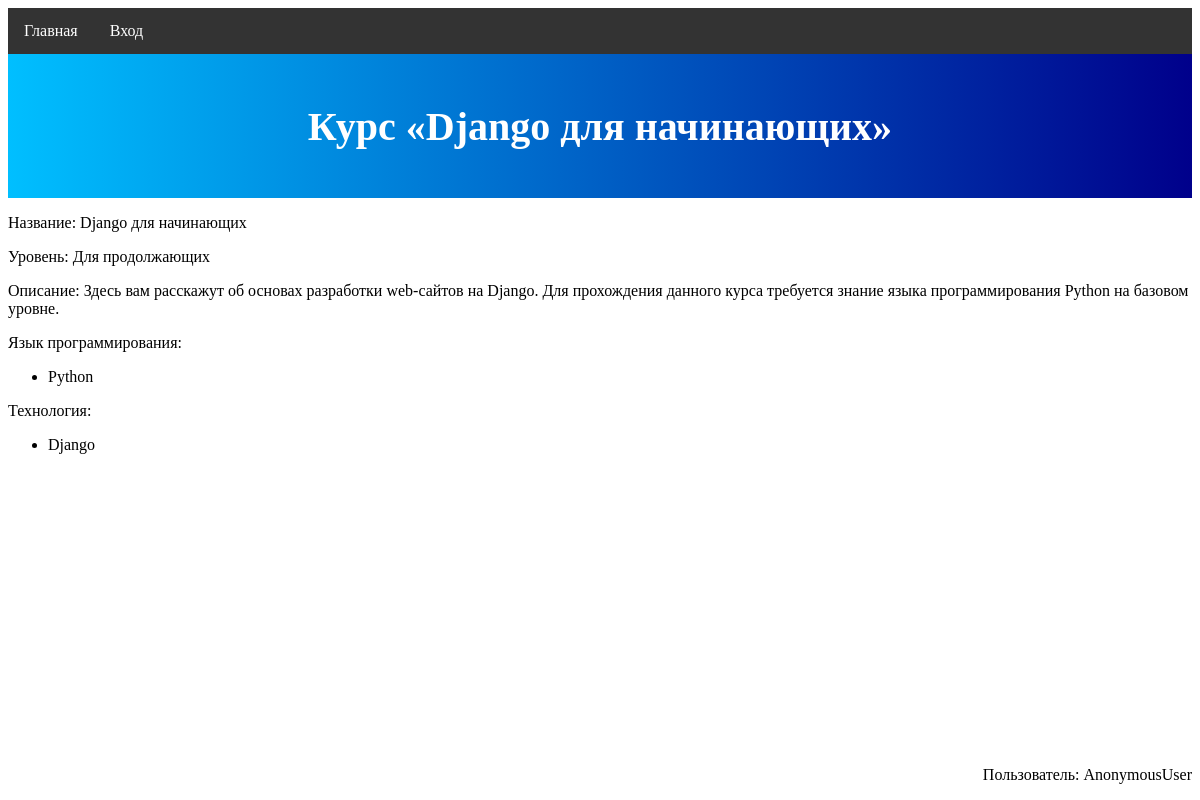
/course/3, run on the app's committed database.
### mainapp/models.py (models this page shows)
class Course(models.Model):
    programming_languages = models.ManyToManyField(ProgrammingLanguage)
    technologies = models.ManyToManyField(Technology, blank=True)
    course_category = models.ForeignKey(CourseCategory,
                                        on_delete=models.CASCADE,
                                        default=1)
    name = models.CharField(max_length=64)
    desc = models.TextField(blank=True)
    image = models.ImageField(upload_to='img',
                              default=os.path.join('img', 'default.jpg'))
    def __str__(self):
        return self.name
    class Meta:
        verbose_name = 'Курс'
        verbose_name_plural = 'Курсы'

class CourseCategory(models.Model):
    name = models.CharField(max_length=32)
    desc = models.TextField(blank=True)
    image = models.ImageField(upload_to='img',
                              default=os.path.join('img', 'default.jpg'))
    def __str__(self):
        return self.name
    class Meta:
        verbose_name = 'Категория курсов'
        verbose_name_plural = 'Категории курсов'

class ProgrammingLanguage(models.Model):
    name = models.CharField(max_length=64)
    desc = models.TextField(blank=True)
    def __str__(self):
        return self.name
    class Meta:
        verbose_name = 'Язык программирования'
        verbose_name_plural = 'Языки программирования'

class Technology(models.Model):
    programming_languages = models.ManyToManyField(ProgrammingLanguage)
    name = models.CharField(max_length=64)
    desc = models.TextField(blank=True)
    def __str__(self):
        return self.name
    class Meta:
        verbose_name = 'Технология (Фреймворк)'
        verbose_name_plural = 'Технологии (Фреймворки)'

### mainapp/views.py (the view)
# urls.py: path('course/<int:pk>', views.course_page, name='course_page'),
def course_page(request, pk):
    course = Course.objects.get(pk=pk)
    name = f'курс «{course}»'
    context = {
        'page_title': name,
        'course': course,
        'top_block_text': name
    }
    return render(request, template_name='mainapp/course_page.html', context=context)

### mainapp/templates/mainapp/course_page.html
{% extends 'mainapp/base.html' %}
{% block content %}
    <p>Название: {{ course.name }}</p>
    <p>Уровень: {{ course.course_category }}</p>
    <p>Описание: {{ course.desc }}.</p>
    {% if course.programming_languages.all|length > 1 %}
        <p>Языки программирования:</p>
    {% else %}
        <p>Язык программирования:</p>
    {% endif %}
    <ul>
        {% for lang in course.programming_languages.all %}
            <li>{{ lang }}</li>
        {% endfor %}
    </ul>
    {% if course.technologies.all|length != 0 %}
        {% if course.technologies.all|length == 1 %}
            <p>Технология:</p>
        {% else %}
            <p>Технологии:</p>
        {% endif %}
        <ul>
            {% for technology in course.technologies.all %}
                <li>{{ technology }}</li>
            {% endfor %}
        </ul>
    {% endif %}
{% endblock %}

### data on the page
Course: name "Django для начинающих", course_category "Для продолжающих", desc "Здесь вам расскажут об основах разработки web-сайтов на Django. Для прохождения данного курса требуется знание языка программирования Python на базовом уровне"
ProgrammingLanguage: name "Python"
Technology: name "Django"

### other printed values
{{ main_menu_button_1_text|default:'главная'|capfirst }} "Главная"
{{ top_block_text|default:'категории курсов'|capfirst }} "Курс «Django для начинающих»"
{{ user }} "AnonymousUser"
